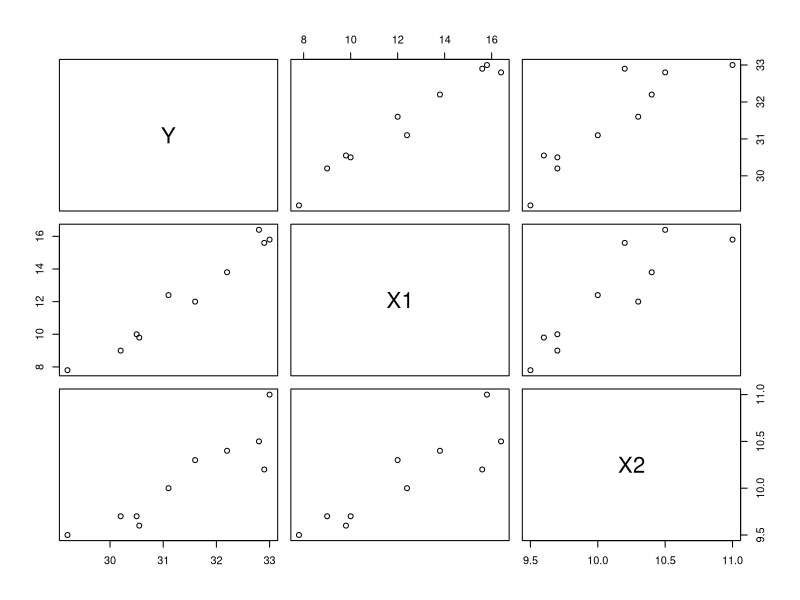
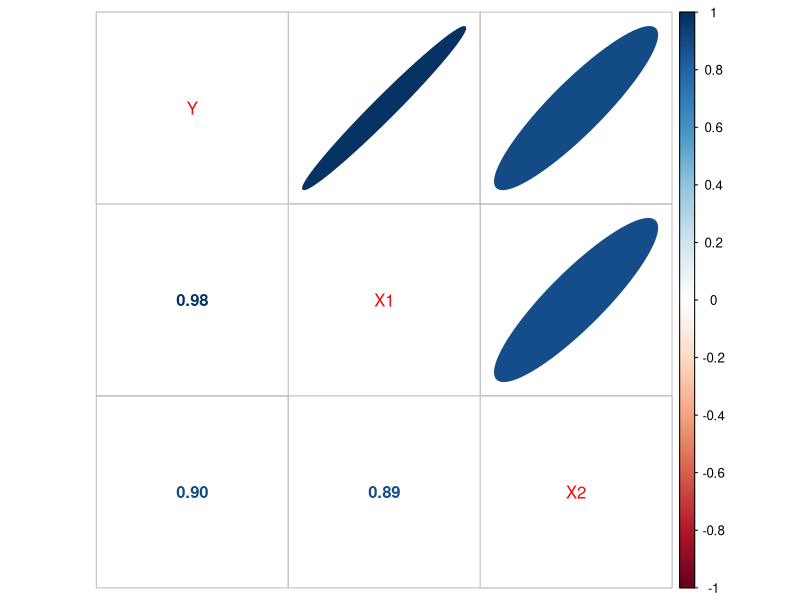

These charts were generated, in order, by the following R code:
## ---- chunk 1
cheese <- data.frame(Y=c(29.2,30.2,30.5,30.55,31.1,31.6,32.2,33,32.8,32.9), 
                     X1=c(390,450,500,490,620,600,690,790,820,780),
                     X2=c(9.5,9.7,9.7,9.6,10,10.3,10.4,11,10.5,10.2))
summary(cheese)
## ---- chunk 2
cheese$X1 <- cheese$X1 / 50
## ---- chunk 3
pairs(cheese)
## ---- chunk 4
library(corrplot) #install.packages("corrplot")
corrplot.mixed(cor(cheese),upper="ellipse")
## ---- chunk 5
cheese.lm <- lm(Y~X1+X2, data=cheese)
summary(cheese.lm)
## ---- chunk 6
library(glmnet) #install.packages("glmnet")

phi <- 0.1
cheese$Z1 <- phi * cheese$X1
cheese.lm.r <- glmnet(as.matrix(cheese[c(3,4)]), cheese$Y,  family="gaussian", standardize = FALSE, alpha=0, lambda = 0.3)
c <- coef(cheese.lm.r); c[3] <- c[3] * phi
print(c)
## ---- chunk 7
library(glmnet) #install.packages("glmnet")

phi <- 0.1
cheese$Z1 <- phi * cheese$X1
cheese.lm.r <- glmnet(as.matrix(cheese[c(3,4)]), cheese$Y,  family="gaussian", standardize = FALSE, alpha=1, lambda = 0.3)
c <- coef(cheese.lm.r); c[3] <- c[3] * phi
print(c)
